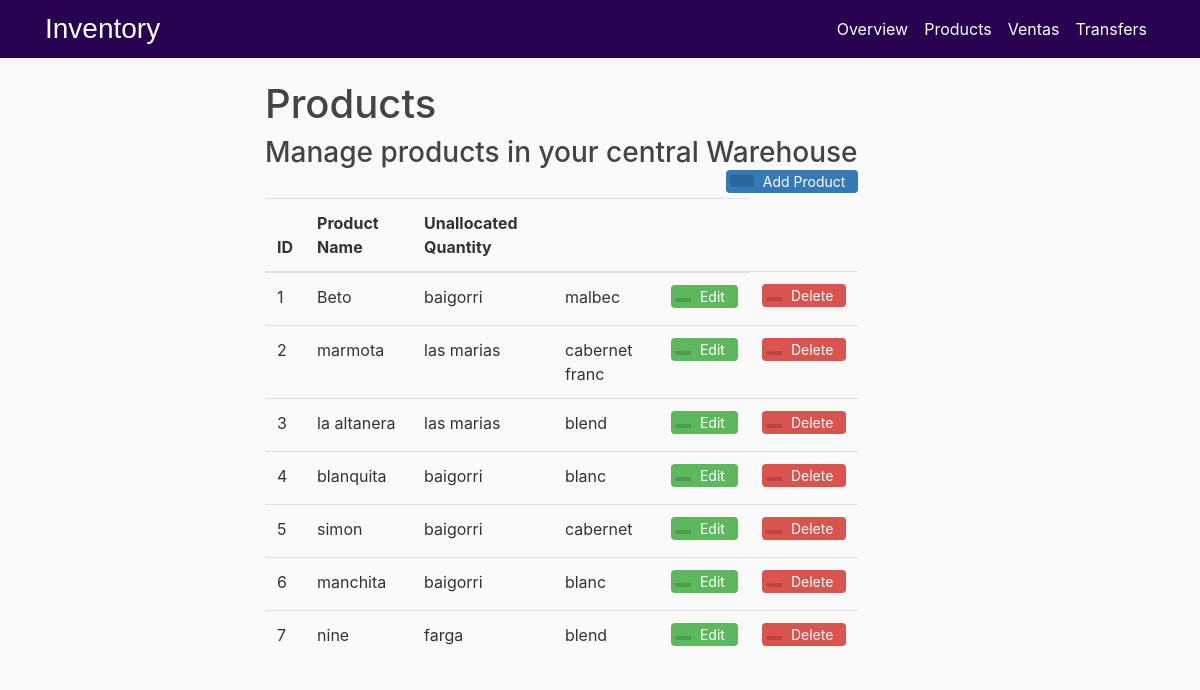
Page /Product on the committed database.
### inventory/models.py (models this page shows, shortened)
class Wine(db.Model):
    __tablename__= 'wines'
    id = db.Column(db.Integer, primary_key=True)
    name = db.Column(db.String)
    bodega = db.Column(db.String)
    varietal = db.Column(db.String)
    sales = db.relationship('Sale', backref= 'wine', lazy = 'dynamic')
    purchase = db.relationship('Purchase', backref='wine', lazy='dynamic')
    depostito = db.relationship('Warehouse', backref='wine', lazy='dynamic')
    pack = db.relationship('Pack', backref='wine', lazy='dynamic')

### inventory/routes.py (the view, shortened to what this page needs)
@app.route("/Product", methods = ['GET','POST'])
def product():
    form = NewWine()
    eform = editproduct()
    details = Wine.query.all()
    exists = bool(Wine.query.all())
    if exists== False and request.method == 'GET' :
            flash(f'Add products to view','info')
    return render_template('product.html',title = 'Products',eform=eform,form = form,details=details)

### inventory/templates/product.html (shortened to what this page needs)
{% extends "index.html" %}
{% block content %}
<div class="container">
<h1>Products</h1>
<div >
  <h3 style="display: inline-block;margin:0;"> Manage products in your central Warehouse</h3>
  <button type="button" class="btn btn-add" data-toggle="modal" data-target="#exampleModal">
   <span class="btn-icon-add"></span>Add Product</button>
</div>
<table class="table table-hover">
<thead>
 <tr>
   <th>ID</th>
   <th>Product Name</th>
   <th>Unallocated Quantity</th>
   <th></th>
   <th></th>
 </tr>
</thead>
<tbody>
  {% for d in details %}
  <tr>
   <td>{{d.id}}</td>
   <td>{{d.name}}</td>
   <td>{{d.varietal}}</td>
   <td>{{d.bodega}}</td>
   <td>
       <button type="button" class="btn btn-edit" data-toggle="modal" data-target = "#edit{{d.id}}" >
       <span class="btn-icon"></span>Edit</button>
   </td>
   <td>
       <button type="button" class="btn btn-delete">
       <span class="btn-icon"></span>Delete</button></a>
   </td>
 </tr>
{%endfor%}
</tbody>
</table>
{% endblock content %}

### inventory/static/main.css (style rules this page uses)
body { background: #fafafa; color: #333333; margin-top: 5rem; }
h1, h2, h3, h4, h5, h6 { color: #444444; }
.btn-icon { position: relative; left: -9px; display: inline-block;padding: 2px 8px; background: rgba(0,0,0,0.15); border-radius: 3px 0 0 3px; color: white; font-size: 14px; }
.btn-icon-add { position: relative; left: -9px; display: inline-block;padding: 6px 12px; background: rgba(0,0,0,0.15); border-radius: 3px 0 0 3px; color: white; font-size: 14px; }
.btn-add { padding-top: 0; padding-bottom: 0; background-color:#337ab7; color: white; font-size: 14px; float: right; }
.btn-edit { padding-top: 0; padding-bottom: 0; background-color: #5cb85c; color: white; font-size: 14px; }
.btn-delete { padding-top: 0; padding-bottom: 0; background-color: #d9534f; color: white; font-size: 14px; }
.btn { margin-bottom:5px;font-size: 14px; }

### rows in the picture
Wine: id "1", name "Beto", varietal "baigorri", bodega "malbec"
Wine: id "2", name "marmota", varietal "las marias", bodega "cabernet franc"
Wine: id "3", name "la altanera", varietal "las marias", bodega "blend"
Wine: id "4", name "blanquita", varietal "baigorri", bodega "blanc"
Wine: id "5", name "simon", varietal "baigorri", bodega "cabernet"
Wine: id "6", name "manchita", varietal "baigorri", bodega "blanc"
Wine: id "7", name "nine", varietal "farga", bodega "blend"
